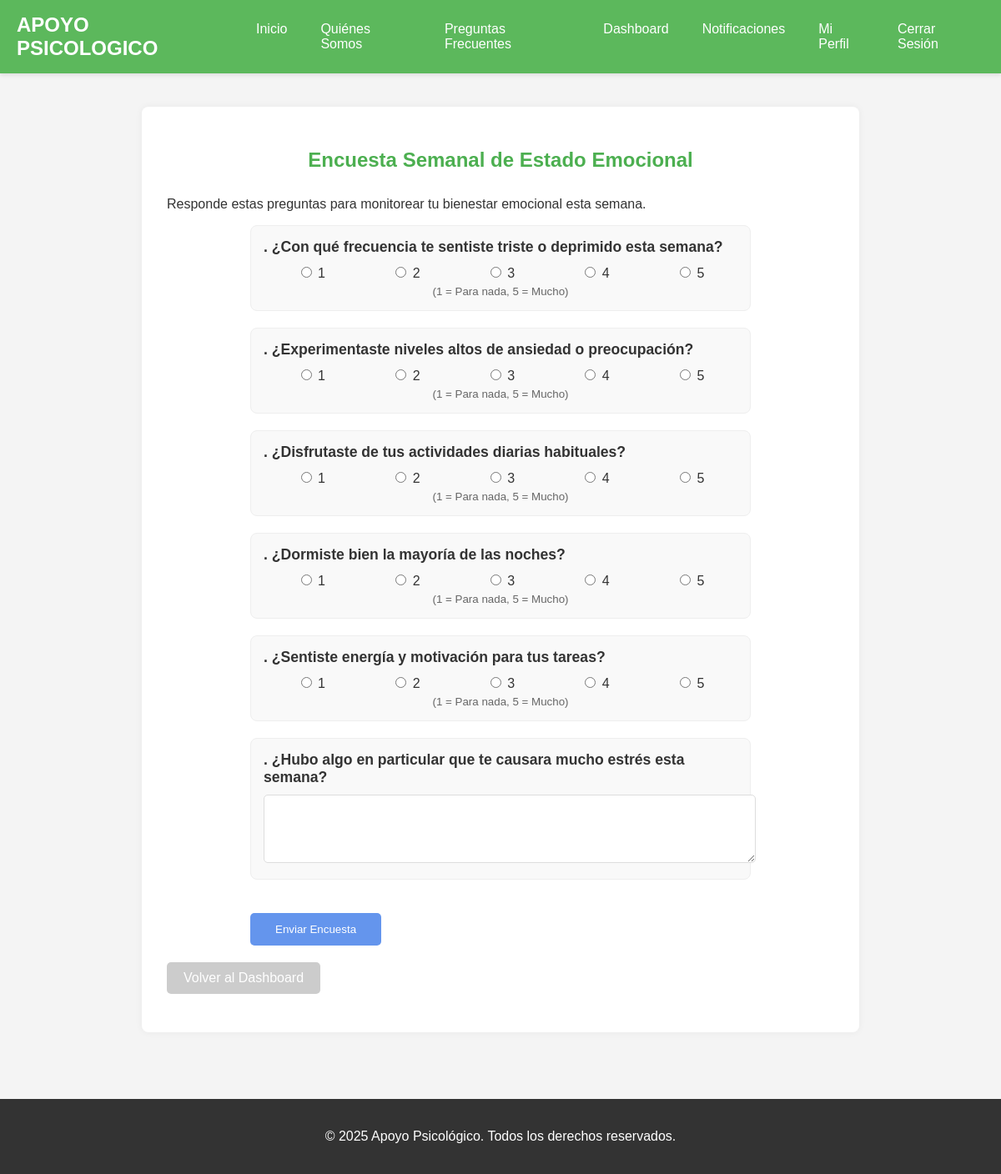
The app's page /apoyo_psicologico/responder_encuesta.php (signed in) with its own data.
### tables this page shows
CREATE TABLE `encuestas` (
  `id` int(11) NOT NULL,
  `titulo` varchar(255) NOT NULL,
  `descripcion` text DEFAULT NULL,
  `fecha_creacion` timestamp NOT NULL DEFAULT current_timestamp(),
  `activa` tinyint(1) DEFAULT 1
);

CREATE TABLE `preguntas_encuesta` (
  `id` int(11) NOT NULL,
  `encuesta_id` int(11) NOT NULL,
  `pregunta_texto` text NOT NULL,
  `tipo_respuesta` enum('escala_1_5','si_no','texto_corto','texto_largo') NOT NULL,
  `orden` int(11) NOT NULL
);

### apoyo_psicologico/responder_encuesta.php (the view, shortened to what this page needs)
<?php
include 'includes/header.php';
include 'includes/db_config.php';
$paciente_id = $_SESSION['usuario_id'];
$mensaje = '';
try {
    $stmt_encuesta = $pdo->prepare("SELECT id, titulo, descripcion FROM encuestas WHERE activa = TRUE LIMIT 1");
    $stmt_encuesta->execute();
    $encuesta = $stmt_encuesta->fetch(PDO::FETCH_ASSOC);
    if (!$encuesta) {
        $mensaje = "<p style='color: orange;'>No hay encuestas activas en este momento.</p>";
        $preguntas = [];
    } else {
        $stmt_preguntas = $pdo->prepare("SELECT id, pregunta_texto, tipo_respuesta FROM preguntas_encuesta WHERE encuesta_id = ? ORDER BY orden ASC");
        $stmt_preguntas->execute([$encuesta['id']]);
        $preguntas = $stmt_preguntas->fetchAll(PDO::FETCH_ASSOC);
        $stmt_respondido = $pdo->prepare("SELECT COUNT(*) FROM respuestas_pacientes_encuesta WHERE paciente_id = ? AND pregunta_id IN (SELECT id FROM preguntas_encuesta WHERE encuesta_id = ?) AND DATE(fecha_respuesta) = CURDATE()");
        $stmt_respondido->execute([$paciente_id, $encuesta['id']]);
        $ya_respondio_hoy = $stmt_respondido->fetchColumn() > 0;
    }
} catch (PDOException $e) {
    $mensaje = "<p style='color: red;'>Error al cargar la encuesta: " . $e->getMessage() . "</p>";
    $preguntas = [];
    $encuesta = null;
}
?>
<section class="content-section">
    <?php if ($encuesta): ?>
        <h2><?php echo htmlspecialchars($encuesta['titulo']); ?></h2>
        <p><?php echo htmlspecialchars($encuesta['descripcion']); ?></p>
        <?php if ($ya_respondio_hoy): ?>
            <p>Ya has completado esta encuesta recientemente. Por favor, revisa tu progreso en el dashboard.</p>
        <?php elseif (empty($preguntas)): ?>
            <p>Esta encuesta no tiene preguntas definidas.</p>
        <?php else: ?>
            <form action="responder_encuesta.php" method="POST" style="max-width: 600px; margin: 0 auto; text-align: left;">
                <?php foreach ($preguntas as $pregunta): ?>
                    <div style="margin-bottom: 20px; border: 1px solid #eee; padding: 15px; border-radius: 8px; background-color: #f9f9f9;">
                        <label for="pregunta_<?php echo $pregunta['id']; ?>" style="display: block; margin-bottom: 10px; font-weight: bold; color: #333; font-size: 1.1em;">
                            <?php echo htmlspecialchars($pregunta['orden'] ?? '') . '. ' . htmlspecialchars($pregunta['pregunta_texto']); ?>
                        </label>
                        <?php if ($pregunta['tipo_respuesta'] == 'escala_1_5'): ?>
                            <div style="display: flex; justify-content: space-around; margin-top: 10px;">
                                <?php for ($i = 1; $i <= 5; $i++): ?>
                                    <label style="cursor: pointer;">
                                        <input type="radio" name="pregunta_<?php echo $pregunta['id']; ?>" value="<?php echo $i; ?>" required>
                                        <?php echo $i; ?>
                                    </label>
                                <?php endfor; ?>
                            </div>
                            <small style="display: block; text-align: center; margin-top: 5px; color: #666;">(1 = Para nada, 5 = Mucho)</small>
                        <?php elseif ($pregunta['tipo_respuesta'] == 'texto_corto'): ?>
                            <input type="text" name="pregunta_<?php echo $pregunta['id']; ?>" style="width: 100%; padding: 10px; border: 1px solid #ddd; border-radius: 5px;" required>
                        <?php elseif ($pregunta['tipo_respuesta'] == 'texto_largo'): ?>
                            <textarea name="pregunta_<?php echo $pregunta['id']; ?>" rows="4" style="width: 100%; padding: 10px; border: 1px solid #ddd; border-radius: 5px;" required></textarea>
                        <?php endif; ?>
                    </div>
                <?php endforeach; ?>
                <button type="submit" class="btn" style="background-color: #6495ed; color: white; border: none; cursor: pointer; padding: 12px 30px; margin-top: 20px;">Enviar Encuesta</button>
            </form>
        <?php endif; ?>
    <?php else: ?>
        <p><?php echo $mensaje; ?></p>
    <?php endif; ?>
    <p style="margin-top: 20px;"><a href="dashboard_paciente.php" class="btn" style="background-color: #ccc;">Volver al Dashboard</a></p>
</section>
<?php include 'includes/footer.php'; ?>

### apoyo_psicologico/css/style.css (style rules this page uses)
body { font-family: Arial, sans-serif; margin: 0; padding: 0; background-color: #f4f4f4; color: #333; }
section { background-color: white; margin: 20px auto; padding: 30px; border-radius: 8px; box-shadow: 0 0 10px rgba(0,0,0,0.05); max-width: 800px; }
.cuestionario-section h2, .resultados-cuestionario h2, .auth-form h2, .content-section h2 { text-align: center; color: #4CAF50; margin-bottom: 30px; }
.btn { display: inline-block; background-color: #5cb85c; color: white; padding: 10px 20px; border: none; border-radius: 5px; text-decoration: none; cursor: pointer; transition: background-color 0.3s ease; }

### records on screen
encuestas: titulo "Encuesta Semanal de Estado Emocional", descripcion "Responde estas preguntas para monitorear tu bienestar emocional esta semana."
preguntas_encuesta: pregunta_texto "¿Con qué frecuencia te sentiste triste o deprimido esta semana?"
preguntas_encuesta: pregunta_texto "¿Experimentaste niveles altos de ansiedad o preocupación?"
preguntas_encuesta: pregunta_texto "¿Disfrutaste de tus actividades diarias habituales?"
preguntas_encuesta: pregunta_texto "¿Dormiste bien la mayoría de las noches?"
preguntas_encuesta: pregunta_texto "¿Sentiste energía y motivación para tus tareas?"
preguntas_encuesta: pregunta_texto "¿Hubo algo en particular que te causara mucho estrés esta semana?"
